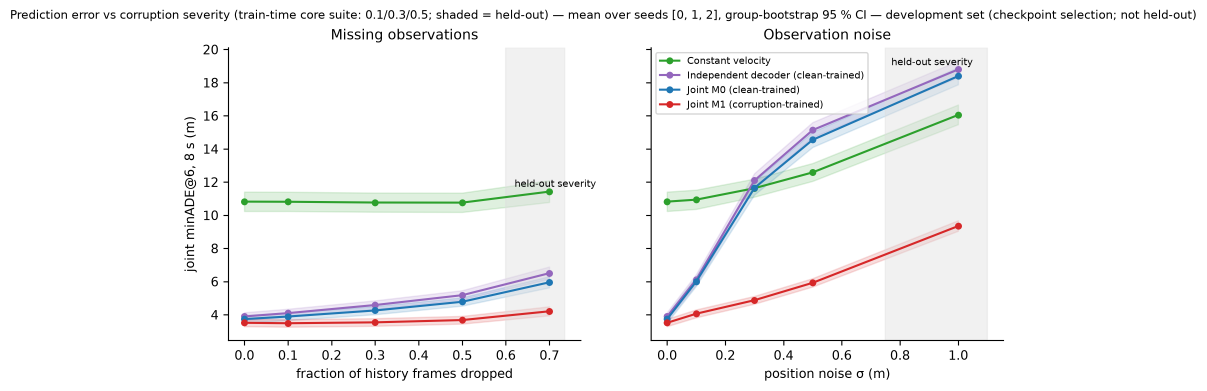
#> input picture reports/figures/dev/fig_error_vs_severity.png, 3620 x 1173 px, found by its file name (shown at 1/3 size)
$ python build_readme_media.py
#> lines starting #> are read from the running program, lines starting #| are printed output that depends on the picture
"""Build the README presentation assets in docs/media/ from existing, saved outputs only.

No model is loaded and nothing is evaluated. The script
  1. draws a simplified architecture diagram (content mirrors reports/figures/fig_architecture.* and
     src/waymo_av/model.py),
  2. crops / rearranges panels of the tracked FINAL figures in reports/figures/final/ so they stay
     legible at README width (pixels are copied, not re-plotted),
  3. palette-optimises two existing demo GIFs from reports/demos/ (same frames, frame timing and
     size; originals are left untouched; the MP4 versions are linked from the README),
and records every input (with sha256) and operation in docs/media/sources.json.

    <data_root>/env/train/bin/python scripts/build_readme_media.py
"""
from __future__ import annotations

import hashlib
import json
import subprocess
from pathlib import Path

import matplotlib

matplotlib.use("Agg")
import matplotlib.pyplot as plt  # noqa: E402
import numpy as np  # noqa: E402
from matplotlib import font_manager  # noqa: E402
from matplotlib.patches import FancyBboxPatch, Rectangle  # noqa: E402
from PIL import Image, ImageDraw, ImageFont  # noqa: E402

ROOT = Path(__file__).resolve().parents[1]
OUT = ROOT / "docs" / "media"
FIN = ROOT / "reports" / "figures" / "final"
GIFS = {
    # README name: (source GIF, documented selection)
    "demo_noise0.5_M0_vs_M1_d42aba08c268ec8b.gif": (
        "reports/demos/prelim_M0_vs_M1_noise_0.5/d42aba08c268ec8b_noise_0.5.gif",
        "dev set; noise_0.5; rule 'mixed' by M1 joint minADE@6 over the first 64 dev-manifest scenes; selected_as=best"),
    "demo_clean_M1_selection_RL_d5d511761e2f9612.gif": (
        "reports/demos/final_M1_vs_selection_vs_RL_clean/d5d511761e2f9612_clean.gif",
        "dev set; clean; rule 'mixed' by M1_bounded_RL joint minADE@6 over the first 64 dev-manifest scenes; selected_as=worst"),
}
A_COL, B_COL = "#1f77b4", "#ff7f0e"


def sha(p: Path) -> str:
    return hashlib.sha256(p.read_bytes()).hexdigest()


def architecture(out: Path) -> None:
    fig = plt.figure(figsize=(15, 6.6), dpi=160)
    ax = fig.add_axes([0, 0, 1, 1])
    ax.set_xlim(0, 15)
    ax.set_ylim(0, 6.6)
    ax.axis("off")
    fig.patch.set_facecolor("white")
    boxes = [
        ("Observed history", "1 s at 10 Hz\n2 target agents\n+ 30 nearby agents\nmap, traffic lights", "#eef3fb", "#1f4e79"),
        ("Corruption", "history only: missing\nframes, position noise\nM1 trains on clean\n+ corrupted inputs", "#fdf0e6", "#a85a00"),
        ("Scene encoder", "early fusion of all\ninput tokens\n→ 64 latent queries\n2 layers, d = 128", "#eef3fb", "#1f4e79"),
        ("Joint decoder", "autoregressive\ntransformer, 4 layers\n169-token vocabulary\n2 agents × 16 steps", "#ebf5ea", "#2d6a2d"),
        ("Joint futures", "6 joint samples\nper scene; each one\nholds both agents'\n8 s trajectories", "#f2ebf7", "#5b2d82"),
    ]
    w, h, gap, y0 = 2.62, 2.2, 0.37, 4.2
    x = (15 - (5 * w + 4 * gap)) / 2
    for i, (title, body, fc, ec) in enumerate(boxes):
        ax.add_patch(FancyBboxPatch((x, y0), w, h, boxstyle="round,pad=0.02,rounding_size=0.12", fc=fc, ec=ec, lw=2))
        ax.text(x + w / 2, y0 + h - 0.33, title, ha="center", va="center", fontsize=16.5, fontweight="bold", color=ec)
        ax.text(x + w / 2, y0 + h - 0.68, body, ha="center", va="top", fontsize=14, color="#222222", linespacing=1.4)
        if i < len(boxes) - 1:
            ax.annotate("", xy=(x + w + gap - 0.03, y0 + h / 2), xytext=(x + w + 0.03, y0 + h / 2),
                        arrowprops=dict(arrowstyle="-|>", lw=2.2, color="#333333", mutation_scale=20))
        x += w + gap

    # timeline strip: 1 s observed history, then 16 time-major joint token steps at 2 Hz
    rng = np.random.default_rng(3)
    yA, yB = 2.55, 1.85
    hx = np.linspace(0.75, 3.25, 11)
    missing = {3, 7}
    for row_y, col in ((yA, A_COL), (yB, B_COL)):
        for k, xx in enumerate(hx):
            if k in missing:
                continue
            ax.plot(xx + rng.normal(0, 0.03), row_y + rng.normal(0, 0.06), "o", color=col, ms=8)
    ax.text(0.4, yA, "A", ha="center", va="center", fontsize=15, fontweight="bold", color=A_COL)
    ax.text(0.4, yB, "B", ha="center", va="center", fontsize=15, fontweight="bold", color=B_COL)
    ax.text(2.0, 3.35, "observed history (input)", ha="center", va="center", fontsize=14, color="#333333")
    ax.text(2.0, 1.3, "gaps, jitter = corruption", ha="center", va="center", fontsize=12, color="#a85a00")
    ax.text(0.75, 0.95, "−1 s", ha="center", va="center", fontsize=13, color="#555555")
    ax.plot([3.65, 3.65], [1.45, 3.15], "--", color="#555555", lw=1.5)
    ax.text(3.65, 0.95, "now", ha="center", va="center", fontsize=13, color="#555555")

    x0, x1, n = 4.05, 14.75, 16
    cw = (x1 - x0) / n
    s = 0.52
    hi = 5  # highlighted step (0-based): its tokens are predicted from steps 0..hi-1 of BOTH agents
    for t in range(n):
        cx = x0 + t * cw + (cw - s) / 2
        for row_y, col, lab in ((yA, A_COL, "A"), (yB, B_COL, "B")):
            done = t < hi
            fc = col if done else ("white" if t > hi else "#ffffff")
            ax.add_patch(Rectangle((cx, row_y - s / 2), s, s, fc=fc, ec=col, lw=2.6 if t == hi else 1.2, alpha=0.85 if done else 1.0))
            ax.text(cx + s / 2, row_y, f"{lab}{t + 1}", ha="center", va="center", fontsize=10.5,
                    color="white" if done else col, fontweight="bold" if t == hi else "normal")
        if t + 1 in (1, 4, 8, 12, 16):
            ax.text(cx + s / 2, 0.95, f"{(t + 1) / 2:g} s", ha="center", va="center", fontsize=13, color="#555555")
    ax.text((x0 + x1) / 2, 3.35, "future: motion tokens generated jointly, one 0.5 s step at a time", ha="center", va="center", fontsize=14, color="#333333")
    # bracket over the already-generated steps, arrow to the highlighted step
    bx0, bx1, by = x0 + 0.08, x0 + hi * cw - 0.08, 2.95
    ax.plot([bx0, bx0, bx1, bx1], [by - 0.08, by, by, by - 0.08], color="#2d6a2d", lw=1.8)
    ax.annotate("", xy=(x0 + hi * cw + cw / 2, yA + s / 2 + 0.04), xytext=(bx1, by),
                arrowprops=dict(arrowstyle="-|>", lw=1.8, color="#2d6a2d", connectionstyle="arc3,rad=-0.45", shrinkA=0, mutation_scale=16))
    ax.text(7.6, 0.5, "Step 6 tokens for A and B are both predicted from A1–A5 and B1–B5 (and the scene).", ha="center", va="center", fontsize=14, color="#2d6a2d")
    ax.text(7.6, 0.12, "The independent-decoder ablation lets each agent see only its own earlier tokens.", ha="center", va="center", fontsize=13, color="#555555")
    fig.savefig(out, dpi=160, facecolor="white")
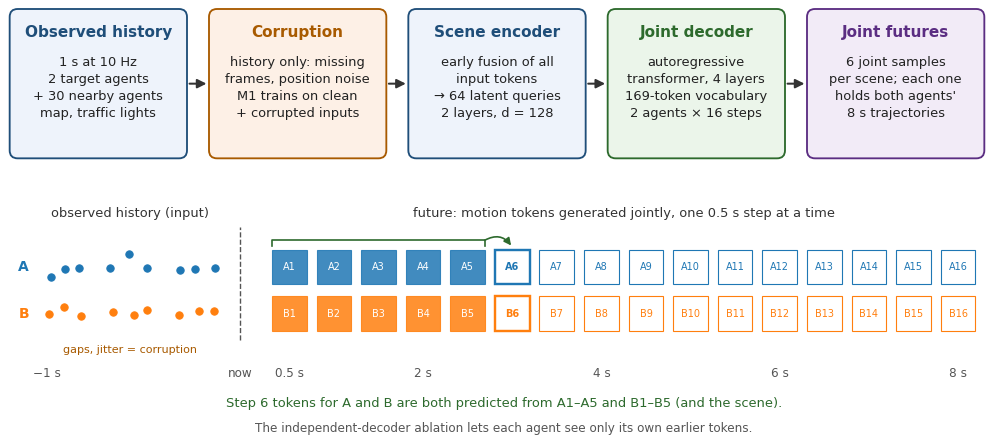
#> figure drawn by matplotlib, 1 panel
    plt.close(fig)


def _body_gaps(a: np.ndarray, y0: int) -> np.ndarray:
    return ~(a[y0:] < 245).any(0)  # True = column is background in the panel rows


def rl_montage(src: Path, out: Path) -> dict:
    a = np.asarray(Image.open(src).convert("L"))
    img = Image.open(src).convert("RGB")
    H, W = a.shape
    dark = (a[200:990] < 100).sum(0)
    cols = [x for x in range(W) if dark[x] > 600]
    # axis spines are evenly spaced (~619 px); tall error bars inside a panel are not
    spines = [cols[0]]
    for x in cols:
        if 580 < x - spines[-1] < 660:
            spines.append(x)
    assert len(spines) == 7, spines
    # Split just LEFT of each panel's y tick labels: walk left from the spine over the tick marks,
    # the tick/label gap and the label glyphs (internal gaps <= 8 px, e.g. "17.5"), stop at the first
    # wider white run, and cut inside that run on a column that is blank in every row.
    plot_ink = (a[190:972] < 200).any(0)  # rows above the bottom axis line (y = 977-979)
    # blank in every row except the bottom axis lines (cutting a plain axis line only shortens it)
    blank_all = ~((a[95:974] < 245).any(0) | (a[983:] < 245).any(0))
    bounds = [0]
    for s in spines[1:]:
        x = s - 1
        while plot_ink[x]:          # tick marks
            x -= 1
        while not plot_ink[x]:      # gap between tick marks and labels
            x -= 1
        while True:                 # label glyphs; x is on glyph ink here
            while plot_ink[x]:
                x -= 1
            run = 0
            while not plot_ink[x - run]:
                run += 1
            if run > 8:
                label_left = x + 1
                break
            x -= run
        cands = [c for c in range(label_left - 4, label_left - 4 - 40, -1) if blank_all[c]]
        assert cands, f"no blank column left of the labels of the panel at spine {s}"
        bounds.append(cands[0])
    bounds.append(W)
    top = 92    # below the long figure suptitle (moved into the README caption)
    split = 186  # white rows between the panel titles (y < 176) and the axes (y > 190)
    # Panel titles can be wider than their axes, so the title rows get their own cut: the centre of
    # the widest blank run between consecutive spines.
    t_blank = ~(a[top:split] < 245).any(0)
    tbounds = [0]
    for left, right in zip(spines[:-1], spines[1:]):
        best, run = (0, 0), 0
        for x in range(left + 100, right):
            run = run + 1 if t_blank[x] else 0
            if run > best[0]:
                best = (run, x - run + 1)
        tbounds.append(best[1] + best[0] // 2)
    tbounds.append(W)
    panels = []
    for i in range(7):
        x0, x1 = min(bounds[i], tbounds[i]), max(bounds[i + 1], tbounds[i + 1])
        body = img.crop((bounds[i], split, bounds[i + 1], H))
        if i > 0:  # blank the previous panel's bottom axis line where it runs into this panel's labels
            px = body.load()
            # an axis-line pixel is dark on the line rows but blank just above and below it; vertical
            # glyph strokes of this panel's "0" tick label are dark there too, so they are kept
            for x in range(0, spines[i] - 30 - bounds[i]):
                gx = bounds[i] + x
                if a[970, gx] >= 200 and a[986, gx] >= 200:
                    for yy in range(975, 982):
                        if a[yy, gx] < 245:
                            px[x, yy - split] = (255, 255, 255)
        panel = Image.new("RGB", (x1 - x0, H - top), "white")
        panel.paste(img.crop((tbounds[i], top, tbounds[i + 1], split)), (tbounds[i] - x0, 0))
        panel.paste(body, (bounds[i] - x0, split - top))
        panels.append(panel)
    cw = max(p.width for p in panels)
    ch = max(p.height for p in panels)
    font_path = font_manager.findfont("DejaVu Sans")
    bold_path = font_manager.findfont(font_manager.FontProperties(family="DejaVu Sans", weight="bold"))
    f_head, f_key = ImageFont.truetype(bold_path, 44), ImageFont.truetype(font_path, 33)
    head_h, pad = 78, 24
    canvas = Image.new("RGB", (4 * cw + 2 * pad, 2 * (ch + head_h) + 2 * pad), "white")
    d = ImageDraw.Draw(canvas)
    rows = [("Accuracy and sample spread", [0, 1, 6, None]),
            ("Geometric consistency (approximate tests; lower = fewer flags)", [2, 3, 4, 5])]
    for r, (head, idx) in enumerate(rows):
        y = pad + r * (ch + head_h)
        d.text((pad + 10, y + 12), head, font=f_head, fill="#1e2761")
        for c, i in enumerate(idx):
            x = pad + c * cw
            if i is None:
                key = ["M1  = corruption-trained joint model",
                       "M1+sel  = best 6 of 32 samples by reward",
                       "M1+xSFT = extra supervised steps",
                       "M1+fSFT = reward-filtered SFT",
                       "M1+RL  = bounded RL post-training",
                       "",
                       "Bars: mean of 3 seeds, 95 % CI",
                       "Dots: individual seeds",
                       "Final held-out set, 1,000 scenes,",
                       "clean inputs"]
                for k, line in enumerate(key):
                    d.text((x + 40, y + head_h + 90 + k * 48), line, font=f_key, fill="#222222")
                continue
            p = panels[i]
            canvas.paste(p, (x + (cw - p.width) // 2, y + head_h))
    canvas.save(out, optimize=True)
    return {"panel_bounds_px": bounds, "title_bounds_px": tbounds, "spines_px": spines, "crop_top_px": top, "title_axes_split_px": split,
            "layout": "row 1: clean jminADE, core-suite jminADE, diversity, key; row 2: overlap own 6, overlap 32-pool, offroad, kinematically implausible"}


def severity_crop(src: Path, out: Path) -> dict:
    a = np.asarray(Image.open(src).convert("L"))
    H, W = a.shape
    top = 76  # below the long figure suptitle (moved into the README caption)
    ink = (a[top:] < 245).any(0)
    xs = np.where(ink)[0]
    box = (max(int(xs[0]) - 30, 0), top, min(int(xs[-1]) + 30, W), H)
    Image.open(src).convert("RGB").crop(box).save(out, optimize=True)
    return {"crop_box_px": box}


def optimise_gif(src: Path, out: Path) -> dict:
    import imageio_ffmpeg

    vf = "split[s0][s1];[s0]palettegen=max_colors=128:stats_mode=diff[p];[s1][p]paletteuse=dither=none:diff_mode=rectangle"
    subprocess.run([imageio_ffmpeg.get_ffmpeg_exe(), "-v", "error", "-y", "-i", str(src), "-vf", vf, "-loop", "0", str(out)], check=True)
    a, b = Image.open(src), Image.open(out)
    assert (a.n_frames, a.size) == (b.n_frames, b.size), "frame count or size changed"
    return {"ffmpeg_filter": vf, "frames": b.n_frames, "size_px": list(b.size), "bytes_before": src.stat().st_size, "bytes_after": out.stat().st_size}


def main() -> None:
    OUT.mkdir(parents=True, exist_ok=True)
    rec = {"note": "README presentation assets derived from saved outputs; no model run or evaluation.", "assets": {}}
    architecture(OUT / "architecture.png")
    rec["assets"]["architecture.png"] = {"op": "drawn by scripts/build_readme_media.py; content mirrors reports/figures/fig_architecture.svg and src/waymo_av/model.py"}
    for name, src, fn in (("robustness_vs_severity_final.png", FIN / "fig_error_vs_severity.png", severity_crop),
                          ("rl_controls_final.png", FIN / "fig_rl_controls.png", rl_montage)):
        info = fn(src, OUT / name)
        rec["assets"][name] = {"source": str(src.relative_to(ROOT)), "source_sha256": sha(src), "op": fn.__name__, **info,
                               "source_data": json.loads((src.with_suffix("").with_suffix(".sources.json")).read_text()).get("eval_dir")
                               if src.with_suffix("").with_suffix(".sources.json").exists() else None}
#> this loop made 2 passes
#> info on pass 1: {'crop_box_px': (523, 76, 3042, 1173)}
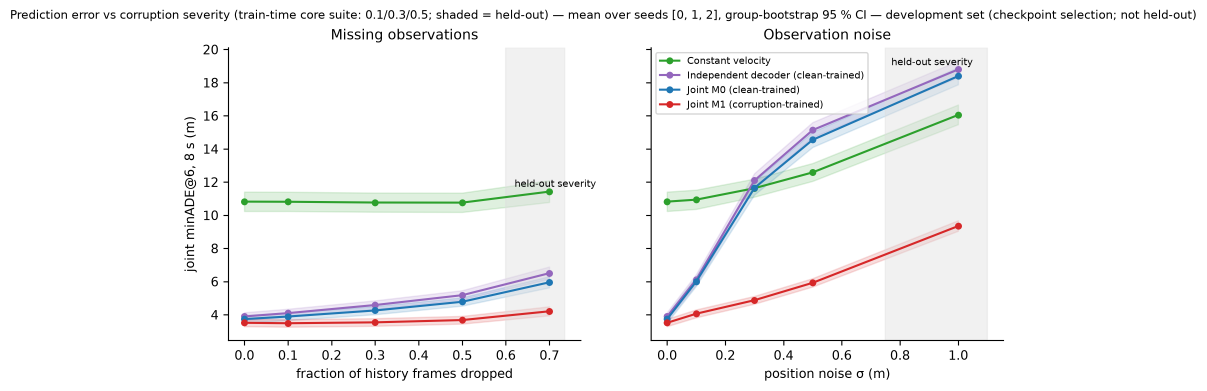
#> input picture reports/figures/dev/fig_error_vs_severity.png, 3620 x 1173 px, found by its file name (shown at 1/3 size)
#> pass 1, in severity_crop, `a = np.asarray(Image.open(src).convert("L"))`:
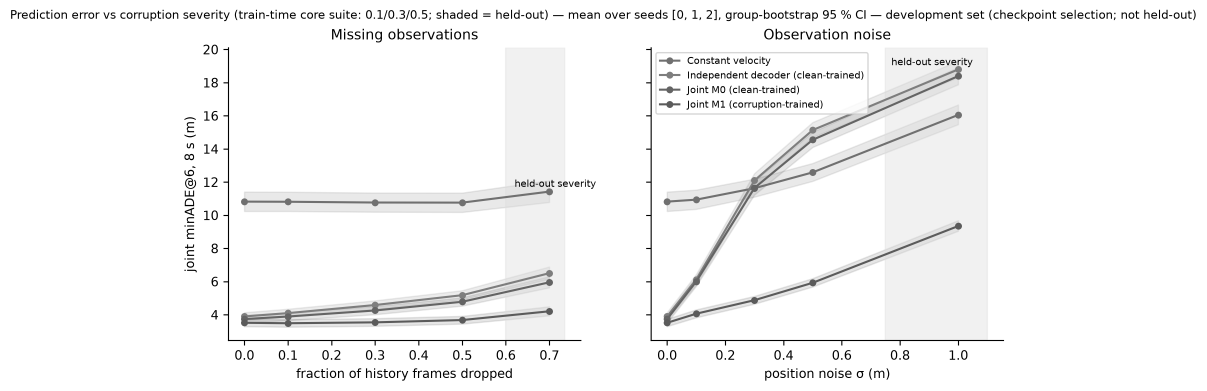
#> a: shape (1173, 3620) (shown at 1/3 size); min 0, max 255, mean 245.6
#> pass 1, in severity_crop, `Image.open(src).convert("RGB").crop(box).save(out, optimize=True)`:
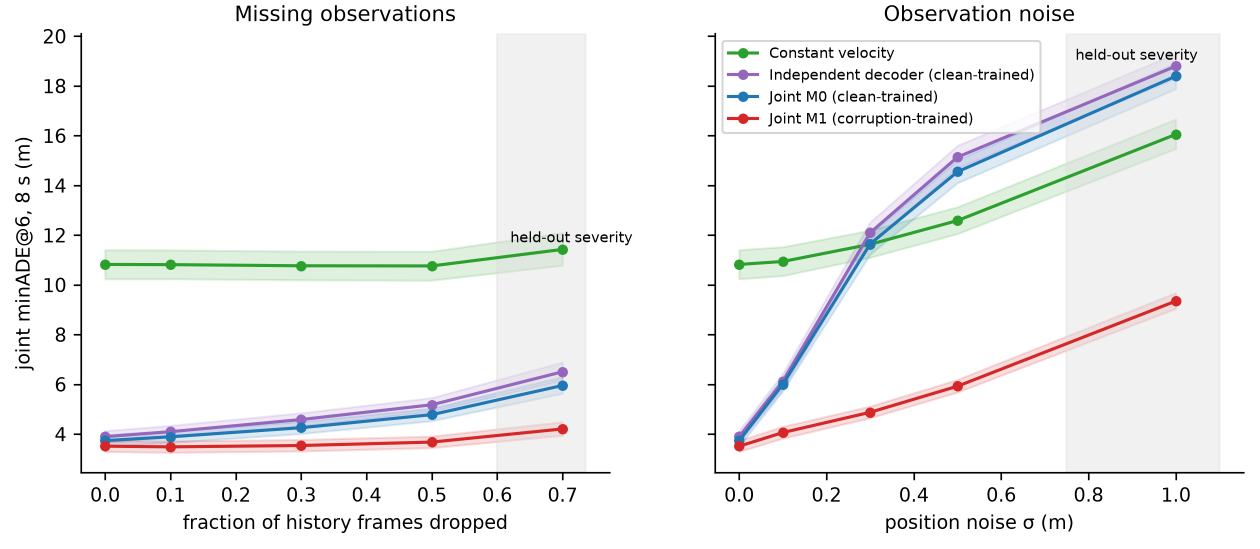
#> saved as robustness_vs_severity_final.png: PIL image 2519x1097 RGB (shown at 1/2 size); mean R, G, B 242.5, 242.8, 242.8
#> after the loop, rec = 2 items
    for name, (src, sel) in GIFS.items():
        s = ROOT / src
        info = optimise_gif(s, OUT / name)
        demo_dir = s.parent
        rec["assets"][name] = {"source": src, "source_sha256": sha(s), "mp4": str(s.with_suffix(".mp4").relative_to(ROOT)),
                               "demo_metrics": str((demo_dir / "demo_metrics.json").relative_to(ROOT)), "selection": sel, "op": "optimise_gif", **info}
    (OUT / "sources.json").write_text(json.dumps(rec, indent=1))
    for p in sorted(OUT.iterdir()):
        print(f"{p.stat().st_size / 1024:8.0f} KB  {p.relative_to(ROOT)}")


if __name__ == "__main__":
#> (the run stopped early here; a loop or call above may not have finished)
